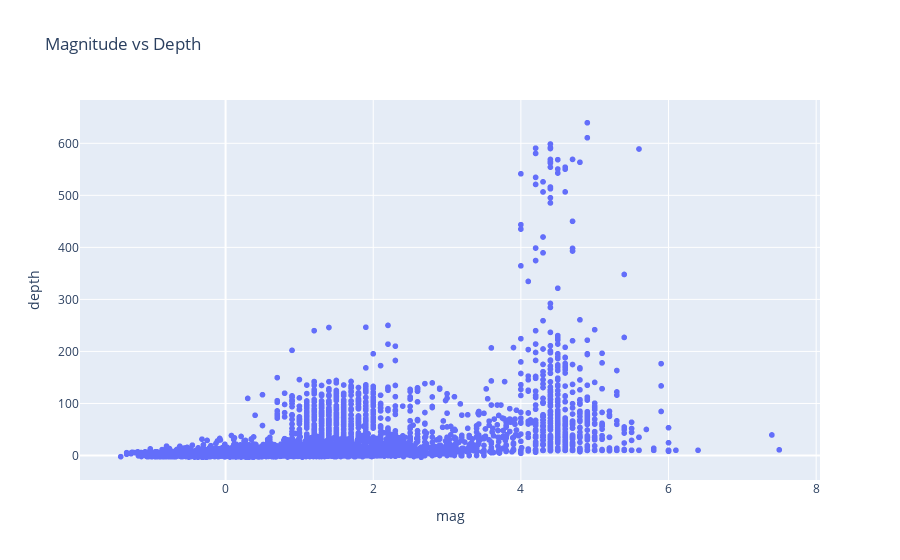

Notebook code cell kept with this figure:
### Code cell
fig = px.scatter(df, x='mag', y='depth', title='Magnitude vs Depth')
fig.show()

### Figure 1 — Plotly figure (JSON) as saved in the notebook; plotly's stock layout.template omitted (floating-point values rounded to 4 significant figures; data arrays with more than 128 entries replaced by an {"elided": "..."} marker saying what was removed)
{"data": [{"hovertemplate": "mag=%{x}<br>depth=%{y}<extra></extra>", "legendgroup": "", "marker": {"color": "#636efa", "symbol": "circle"}, "mode": "markers", "name": "", "showlegend": false, "type": "scattergl", "x": {"elided": "9950 float values"}, "xaxis": "x", "y": {"elided": "9950 float values"}, "yaxis": "y"}], "layout": {"legend": {"tracegroupgap": 0}, "title": {"text": "Magnitude vs Depth"}, "xaxis": {"anchor": "y", "domain": [0, 1], "title": {"text": "mag"}}, "yaxis": {"anchor": "x", "domain": [0, 1], "title": {"text": "depth"}}}}
